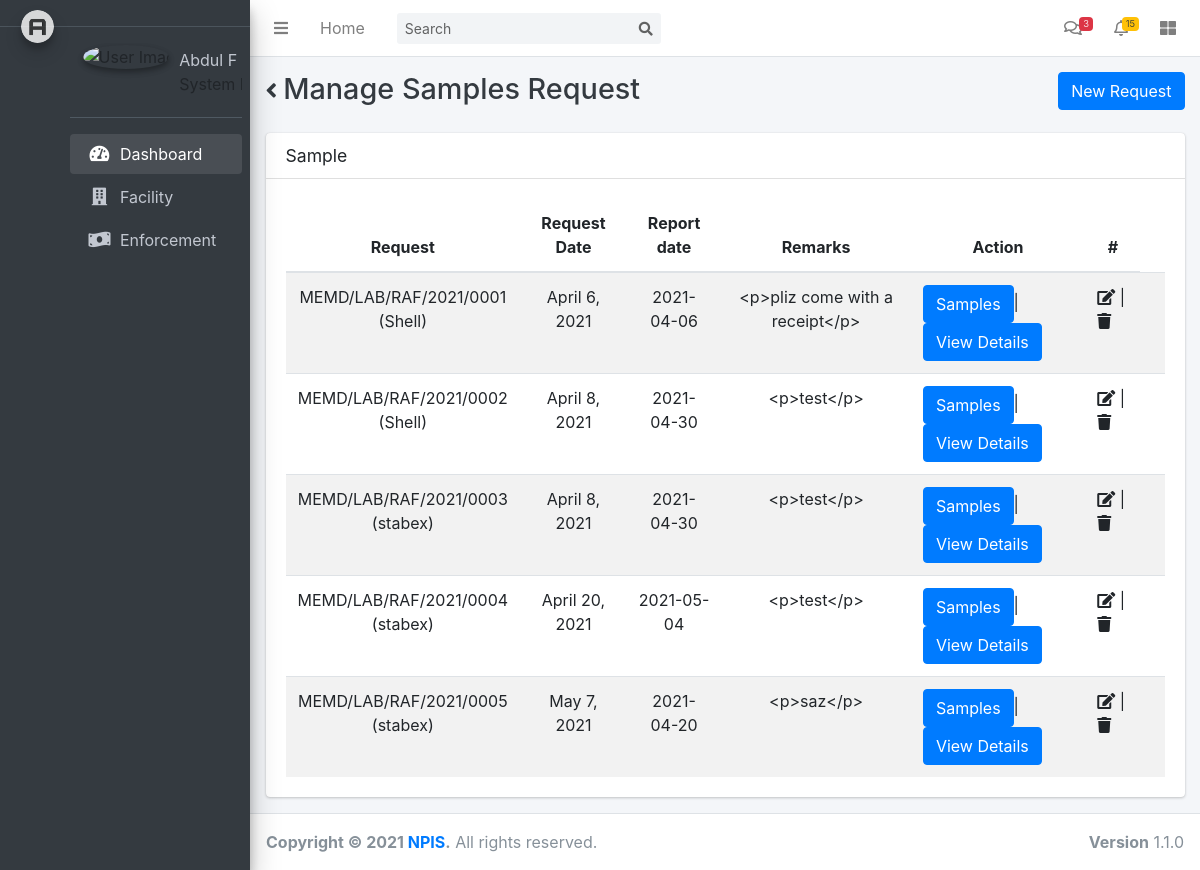
/manage_sample_requests/, run on an earlier commit of the app's database.
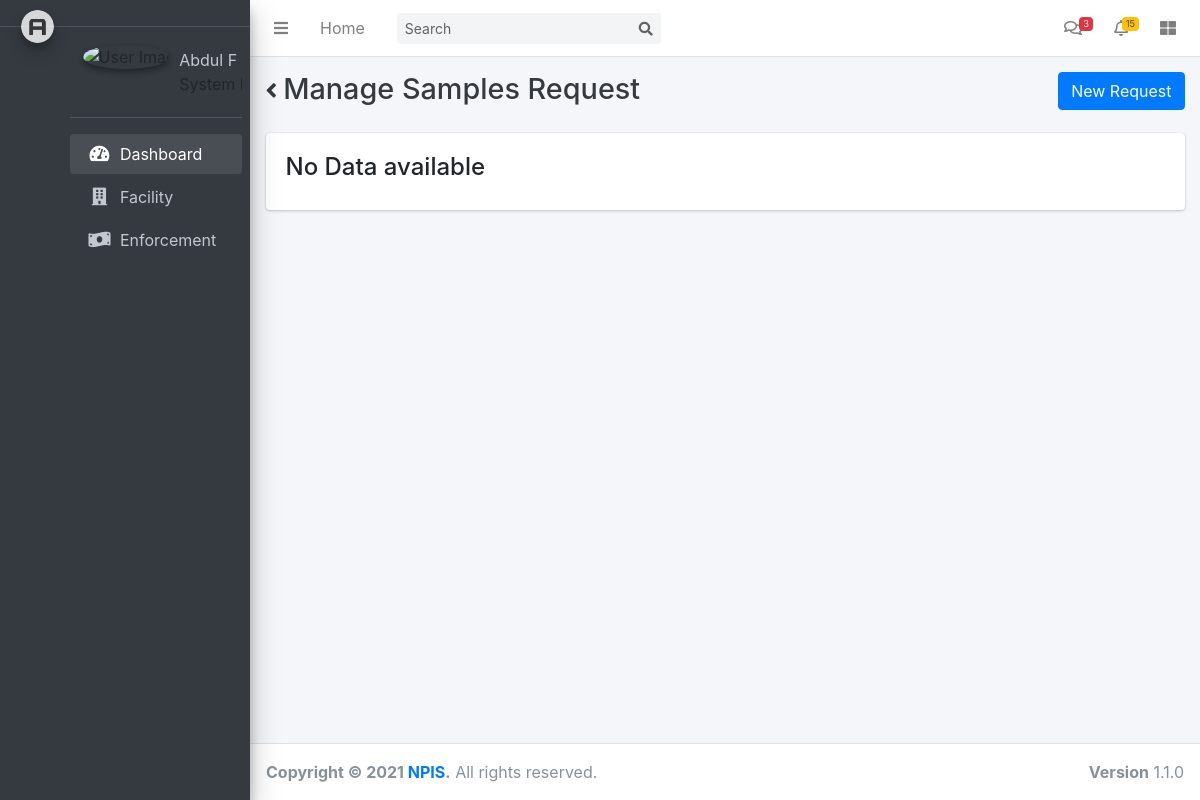
And on a later commit of the database.
### app/models/samples.py (models this page shows, shortened)
class SampleRequest(models.Model):
    id = models.AutoField(primary_key=True)
    reg_no = models.CharField("Request No.", max_length=50, unique=True)
    company = models.ForeignKey(Company, on_delete=models.CASCADE)
    registration_date = models.DateField(null = True)
    representative = models.CharField(max_length=50)
    report_date = models.CharField(("Expected Report Date"), max_length=50)
    remarks = models.TextField()
    class Meta:
        verbose_name = ("SampleRequest")
        verbose_name_plural = ("SampleRequests")

### app/models/company.py (models this page shows, shortened)
class Company(models.Model):
    FACILTY_TYPE_CHOICES = [
        ('Depot', 'Depot'),
        ('Truck', 'Truck'),
        ('Service', 'Service'),
        ('Filling Station', 'Filling Station')
    ]
    id = models.AutoField(primary_key=True)
    facility_type = models.CharField(max_length=50,choices=FACILTY_TYPE_CHOICES)
    code = models.CharField(max_length=50)
    name = models.CharField(max_length=150)
    registration_no = models.CharField(max_length=50)
    contact_person = models.CharField(max_length=50)
    contact_no = models.CharField(max_length=50)
    email = models.EmailField(max_length=254)
    address = models.CharField(max_length=50)
    region = models.CharField(max_length=200)
    district = models.CharField(max_length=50)
    county = models.CharField(max_length=50)
    sub_county = models.CharField(max_length=50)
    post_code = models.CharField(max_length=50)
    village = models.CharField(max_length=50)
    ownership = models.CharField(max_length=50)
    parish = models.CharField(max_length=50)
    fax = models.CharField(max_length=50)
    tin = models.CharField(max_length=50)
    logo = models.ImageField(upload_to=None, height_field=None, width_field=None, max_length=None,null = True,blank=True)
    distance = models.CharField(verbose_name="Distance from Nearest Licensed Station.",max_length=100, null=True)
    class Meta:
        verbose_name = ("Company")
        verbose_name_plural = ("Companys")
    def __str__(self):
        return self.name

### app/views/sample_views.py (the view, shortened to what this page needs)
# urls.py: path('manage_sample_requests/', sample_views.manage_sample_requests, name='request_sample'),
def manage_sample_requests(request):
    auto_no = generate_auto_number()
    year = datetime.datetime.today().year
    request_no = f"MEMD/LAB/RAF/{year}/{auto_no}"
    request_form = SampleRequestForm(initial={"reg_no":request_no})
    requests = get_sample_requests()
    context = {
        "request_form": request_form,
        "requests": requests
    }
    return render(request, "quality_assurance/manage_sample_requests.html", context)

### app/forms/sample_form.py
class SampleRequestForm(ModelForm):
    class Meta:
        model = SampleRequest
        fields = fields = '__all__'
        widgets = {
           'registration_date': DateInput(attrs={'type': 'date'}),
           'report_date': DateInput(attrs={'type': 'date'})
        }
    def __init__(self, *args, **kwargs):
        super(SampleRequestForm, self).__init__(*args, **kwargs)
        self.helper = FormHelper()

### app/selectors/sample_selector.py (called while the page is built)
def get_sample_requests():
    return SampleRequest.objects.all()

def generate_auto_number():
    request_count = SampleRequest.objects.all().count()
    return f"{(request_count+1):04}"

### app/templates/quality_assurance/manage_sample_requests.html (shortened to what this page needs)
{% extends '../base.html' %}
{% load static %}
{% load crispy_forms_tags %}
{%block page_title%}
Manage Samples Request
{% endblock%}
{% block right_button%}
<button type="button" class="btn btn-primary" data-toggle="modal" data-target="#modal-add-farm">
    New Request
</button>
{% endblock %}
{% block content %}
<div class="container-fluid">
    <div class="row">
        <div class="col-12">
            <div class="card">
                {%if requests %}
                <div class="card-header">
                    <h3 class="card-title">Sample</h3>
                </div>
                <div class="card-body">
                    <table id="dataTables-example" class="table table-striped" data-page-length='100'>
                        <thead>
                        <tr>
                            <th class="text-center">Request</th>
                            <th class="text-center">Request Date</th>
                            <th class="text-center">Report date</th>
                            <th class="text-center">Remarks</th>
                            <th class="text-center">Action</th>
                            <th class="text-center">#</th>
                        </tr>
                        </thead>
                        <tbody>
                        {% for request in requests %}
                        <tr>
                            <td class="text-center">
                                {{request.reg_no}} <br>
                                ({{request.company}})
                            </td>
                            <td class="text-center">{{request.registration_date}}</td>
                            <td class="text-center">{{request.report_date}}</td>
                            <td class="text-center">{{request.remarks}}</td>
                            <td >
                                <a class="btn btn-primary" href="{% url 'manage_sample' request.id %}">
                                    Samples
                                </a>|
                                <a class="btn btn-primary" href="{% url 'view_request_details' request.id %}">
                                    View Details
                                </a>
                            </td>
                            <td>
                                <a href="" style="color:inherit">
                                    <i class="fa fa-edit"></i>
                                </a> |
                                <a href="" style="color: inherit">
                                    <i class="fa fa-trash" onclick="return confirm('Do you want to delete {{Request_sample_view.id}}?')"></i>
                                </a>
                            <td>
                        </tr>
                        {% endfor %}
                        </tbody>
                    </table>
                </div>
                {%else%}
                <div class="card-body">
                    <h4>No Data available</h4>
                </div>
                {%endif%}
            </div>
        </div>
    </div>
</div>
{% endblock content %}

What changed in the data, as far as the page shows it:
removed SampleRequest: reg_no "MEMD/LAB/RAF/2021/0001", company "Shell", registration_date "April 6, 2021", report_date "2021-04-06", remarks "<p>pliz come with a receipt</p>"
removed SampleRequest: reg_no "MEMD/LAB/RAF/2021/0002", company "Shell", registration_date "April 8, 2021", report_date "2021-04-30", remarks "<p>test</p>"
removed SampleRequest: reg_no "MEMD/LAB/RAF/2021/0003", company "stabex", registration_date "April 8, 2021", report_date "2021-04-30", remarks "<p>test</p>"
removed SampleRequest: reg_no "MEMD/LAB/RAF/2021/0004", company "stabex", registration_date "April 20, 2021", report_date "2021-05-04", remarks "<p>test</p>"
removed SampleRequest: reg_no "MEMD/LAB/RAF/2021/0005", company "stabex", registration_date "May 7, 2021", report_date "2021-04-20", remarks "<p>saz</p>"
Also different on the page:
text no longer shown: "Sample Request Request Date Report date Remarks Action #"
text now shown: "No Data available"
